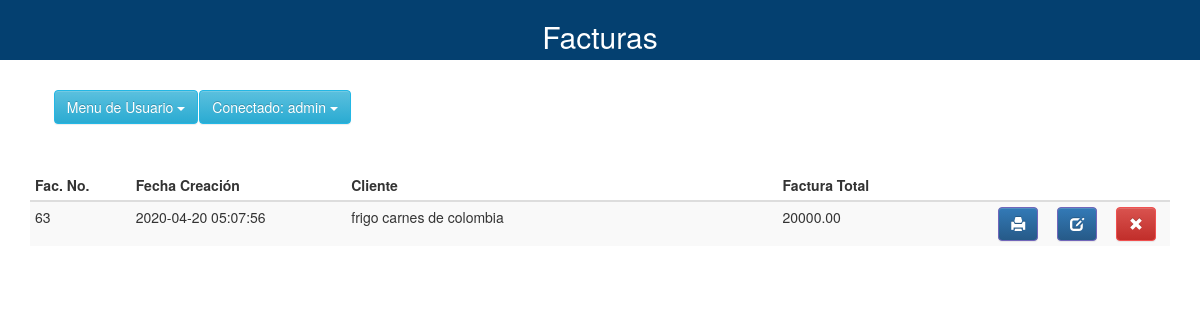
The page /View_Invoice.php (signed in) on the database as committed earlier.
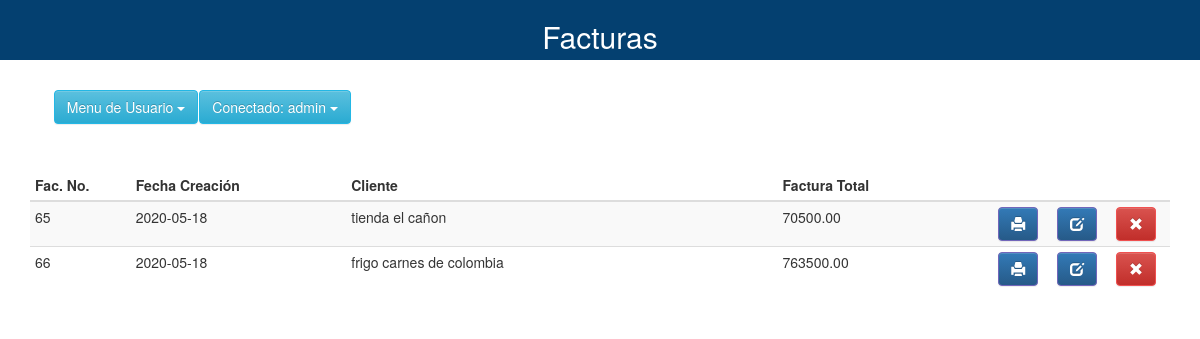
The same page on the database as committed later.
### tables this page shows
CREATE TABLE `facturas` (
  `IdFactura` int(11) NOT NULL,
  `IdCliente` int(11) DEFAULT NULL,
  `Fecha` date DEFAULT NULL,
  `IdUsuario` int(11) DEFAULT NULL,
  `Total` decimal(10,2) NOT NULL
);

CREATE TABLE `clientes` (
  `IdCliente` int(11) NOT NULL,
  `Nombre1` varchar(60) DEFAULT NULL,
  `Telefono` varchar(11) DEFAULT NULL,
  `Celular` varchar(11) DEFAULT NULL,
  `Correo` varchar(50) DEFAULT NULL,
  `Direccion` varchar(60) NOT NULL,
  `TDocumento` varchar(5) DEFAULT NULL,
  `NDocumento` varchar(11) DEFAULT NULL,
  `FechaIngreso` datetime DEFAULT NULL,
  `NFactura` int(11) DEFAULT NULL,
  `IdZona` int(11) DEFAULT NULL
);

### controller/Invoices_Controller.php (called while the page is built, shortened)
<?php
class Invoices_Controller
{
    public static function Main($option, $array = [])
    {
        $invoice = new Invoices_Controller();
        switch ($option) {
            case 0:
                $result = $invoice->Consult($array);
                break;
        }
        return $result;
    }
    public function Consult($array)
    {
        if ($array[0] == 1) {
            $conexion = Conexion::connection();
            $sql = "Select fa.IdFactura,fa.Fecha,cl.Nombre1, fa.Total from facturas fa INNER JOIN clientes cl INNER JOIN usuarios us where fa.IdCliente = cl.IdCliente and fa.IdUsuario= us.IdUsuario ";
            return $conexion->query($sql);
        }
        $conexion = Conexion::connection();
        $id = $array;
        $result1 = $conexion->query("Select fa.IdFactura,fa.Fecha,fa.Total,cl.Nombre1,cl.Direccion  from facturas fa INNER JOIN clientes cl where fa.IdCliente=cl.IdCliente AND fa.IdFactura='$id'");
        $result2 = $conexion->query("Select pr.IdProducto, pr.Nombre,de.Cantidad, pr.Precio, de.IdDFactura  from detallefacturas de INNER JOIN productos pr where de.IdProducto=pr.IdProducto and de.IdFactura='$id'");
        $array = [];
        array_push($array, $result1, $result2);
        return  $array;
    }
}

### controller/Controller.php (called while the page is built, shortened)
<?php
require_once "Invoices_Controller.php";
class Controller{
    public function Invoices($option,$array = []){
        return Invoices_Controller::Main($option,$array);
    }
}

### View_Invoice.php (the view, shortened to what this page needs)
<?php
require_once "controller/Controller.php";
$resultado = $_SESSION['user'];
$invoice =  new Controller();
$array=[
    0=>$resultado[9],
    1=>$resultado[0]
];
$result = $invoice->Invoices(0, $array);
?>
<!DOCTYPE html>
<html lang="en">
<head>
    <link rel="stylesheet" href="https://maxcdn.bootstrapcdn.com/bootstrap/3.3.5/css/bootstrap.min.css">
    <link rel="stylesheet" href="https://maxcdn.bootstrapcdn.com/bootstrap/3.3.5/css/bootstrap-theme.min.css">
    <link href="resource/css/style.css" rel="stylesheet">
</head>
<body>
    <div class="naveg">
        <h2 id="hh">Facturas</h2>
    </div>
    <div class="container">
        <div class="marggin">
            <?php include('menu.php'); ?>
        </div>
        <table id="data-table" class="table table-condensed table-striped">
            <thead>
                <tr>
                    <th width="7%">Fac. No.</th>
                    <th width="15%">Fecha Creación</th>
                    <th width="30%">Cliente</th>
                    <th width="15%">Factura Total</th>
                    <th width="3%"></th>
                    <th width="3%"></th>
                    <th width="3%"></th>
                </tr>
            </thead>
            <?php
            while ($resultado = $result->fetch_row()) : ?>
                <tr>
                    <td><?php echo $resultado[0] ?></td>
                    <td><?php echo $resultado[1] ?></td>
                    <td><?php echo $resultado[2] ?></td>
                    <td><?php echo $resultado[3] ?></td>
                    <td class="td"><a href="Print_Invoice.php?invoice_id=<?php echo $resultado[0] ?>" title="Imprimir Factura">
                            <div class="btn btn-primary"><span class="glyphicon glyphicon-print"></span></div>
                        </a></td>
                    <td class="td"><a href="Edit_Invoice.php?update_id=<?php echo $resultado[0] ?>" title="Editar Factura">
                            <div class="btn btn-primary"><span class="glyphicon glyphicon-edit"></span></div>
                        </a></td>
                    <td class="td"><a href="#" id="<?php echo $resultado[0] ?>" class="deleteInvoice" title="Borrar Factura">
                            <div class="btn btn-danger"><span class="glyphicon glyphicon-remove"></span></div>
                        </a></td>
                </tr>
            <?php endwhile; ?>
        </table>
    </div>
</body>
</html>

### menu.php (shortened to what this page needs)
<?php
$resultado = $_SESSION['user'];
?>
<ul class="nav navbar-nav">
	<li class="dropdown">
		<button class="btn btn-info dropdown-toggle" type="button" data-toggle="dropdown">Menu de Usuario
			<span class="caret"></span></button>
	</li>
	<li class="dropdown dr">
		<button class="btn btn-info dropdown-toggle" type="button" data-toggle="dropdown">Conectado: <?php echo $resultado[1]; ?>
			<span class="caret"></span></button>
	</li>
</ul>
<br /><br /><br /><br />

### resource/css/style.css (style rules this page uses)
.navbar-nav>li { float:left; margin-left:1px; }
.btn-primary, .panel-primary { border-color: #7266ba; color: #fff !important; }
.btn-info, .panel-info { background-color: #23b7e5; border-color: #23b7e5; color: #fff !important; }
.btn-danger, .panel-danger { background-color: #f05050; border-color: #f05050; color: #fff !important; }
.marggin { margin-top: 90px; margin-left: 2%; }
.naveg { position: absolute; width: 100%; height: 60px; background: rgb(4, 64, 112); z-index: 9000; }
#hh { color: white; text-align: center; }

Rows that differ between the two databases and show on the page:
removed facturas: IdFactura "63", Fecha "2020-04-20 05:07:56", IdCliente.Nombre1 "frigo carnes de colombia", Total "20000.00"
added facturas: IdFactura "65", Fecha "2020-05-18", IdCliente.Nombre1 "tienda el cañon", Total "70500.00"
added facturas: IdFactura "66", Fecha "2020-05-18", IdCliente.Nombre1 "frigo carnes de colombia", Total "763500.00"
